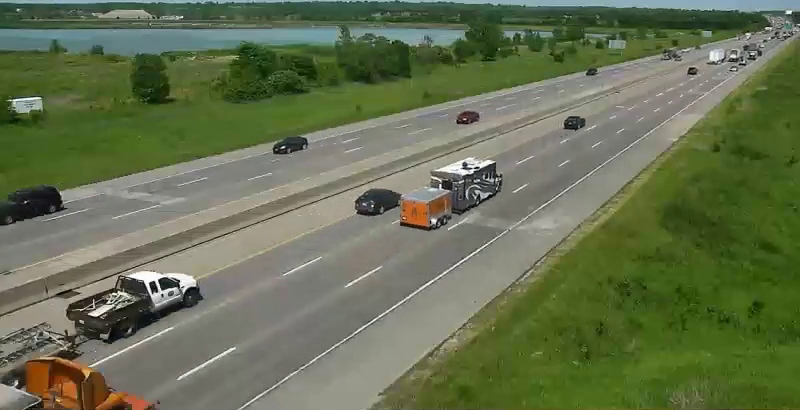
#> input picture vanishing_point/images/ai_city.png, 800 x 410 px
$ python main.py
#> lines starting #> are read from the running program, lines starting #| are printed output that depends on the picture; pictures that were not available may be replaced by others from this repository, and a replacement may not be noted
### vanishing_point/lkt_lines.py
import numpy as np
import cv2 as cv


def get_lkt_lines():
    all_line_segments = []

    cap = cv.VideoCapture("/home/akadar/Desktop/HelpPython/vanishing_point/videos/2.mp4")

    # params for ShiTomasi corner detection
    feature_params = dict( maxCorners = 100,
                           qualityLevel = 0.3,
                           minDistance = 7,
                           blockSize = 7 )

    # Parameters for lucas kanade optical flow
    lk_params = dict( winSize  = (15, 15),
                      maxLevel = 2,
                      criteria = (cv.TERM_CRITERIA_EPS | cv.TERM_CRITERIA_COUNT, 10, 0.03))

    # Create some random colors
    color = np.random.randint(0, 255, (100, 3))

    # Take first frame and find corners in it
    ret, old_frame = cap.read()
    old_gray = cv.cvtColor(old_frame, cv.COLOR_BGR2GRAY)
    p0 = cv.goodFeaturesToTrack(old_gray, mask = None, **feature_params)

    # Create a mask image for drawing purposes
    mask = np.zeros_like(old_frame)

    while(1):
        ret, frame = cap.read()
        if not ret:
            print('No frames grabbed!')
            break

        frame_gray = cv.cvtColor(frame, cv.COLOR_BGR2GRAY)

        # calculate optical flow
        p1, st, err = cv.calcOpticalFlowPyrLK(old_gray, frame_gray, p0, None, **lk_params)

        # Select good points
        if p1 is not None:
            good_new = p1[st==1]
            good_old = p0[st==1]

        # draw the tracks
        for i, (new, old) in enumerate(zip(good_new, good_old)):
            a, b = new.ravel()
            c, d = old.ravel()
            mask = cv.line(mask, (int(a), int(b)), (int(c), int(d)), color[i].tolist(), 2)
            all_line_segments.append((int(a), int(b), int(c), int(d)))
            frame = cv.circle(frame, (int(a), int(b)), 5, color[i].tolist(), -1)
        img = cv.add(frame, mask)

        # [6 lines of commented-out code are left out]
        old_gray = frame_gray.copy()
        p0 = good_new.reshape(-1, 1, 2)

    cv.destroyAllWindows()

    return all_line_segments

### vanishing_point/main.py
import cv2
import math
import numpy as np
import matplotlib.pyplot as plt
from vanish_point import RANSAC

from lkt_lines import get_lkt_lines


def cartesian_to_polar(xy_line):
    # https://math.stackexchange.com/questions/1382437/line-segment-equation-in-polar-coordinates
    x1, y1, x2, y2 = xy_line
    rho = abs((x2-x1)*y1 - x1*(y2-y1)) / math.sqrt((x2-x1)**2 + (y2-y1)**2)
    theta = -(x2-x1) / (y2-y1)
    return np.array([[rho, theta]])


if __name__ == "__main__":
    # Read image
    img = cv2.imread('images/ai_city.png')
#> img is the input picture: shape (410, 800, 3); mean B, G, R 80.5, 111.8, 101.9

    img_gray = cv2.cvtColor(img, cv2.COLOR_BGR2GRAY)
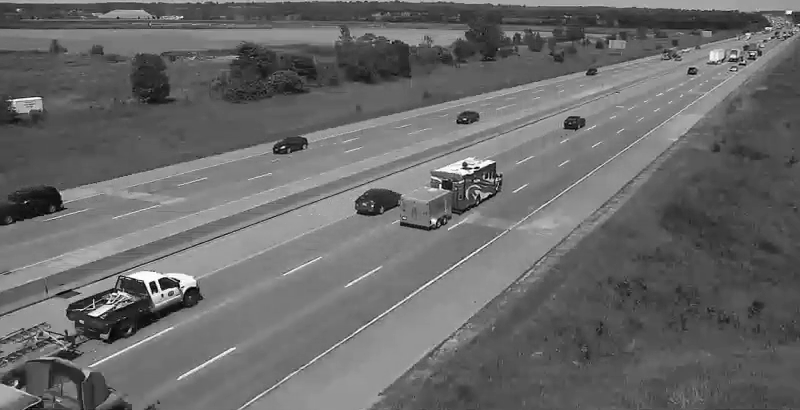
#> img_gray: shape (410, 800); min 0, max 255, mean 105.2
    edges = np.zeros_like(img_gray)

    all_line_segments = get_lkt_lines()
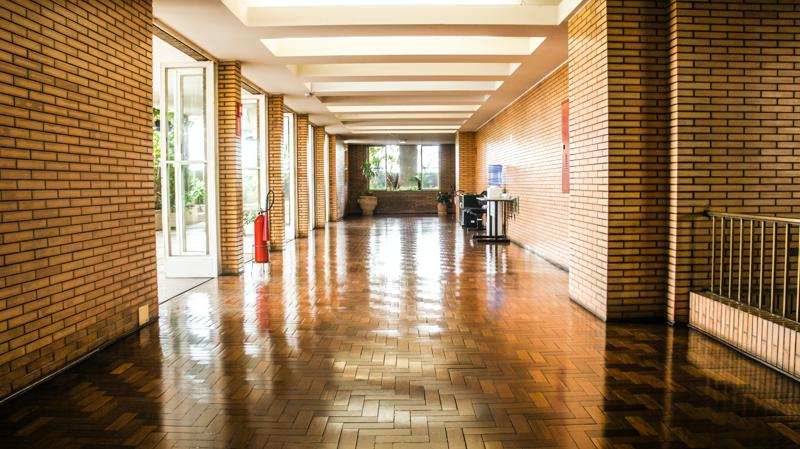
#> input picture vanishing_point/images/img1.jpg, 800 x 449 px, given in place of 2.mp4, which was not available
#> in get_lkt_lines, old_frame is the input picture: shape (449, 800, 3); mean B, G, R 89.3, 124.6, 154.8
#> in get_lkt_lines, `old_gray = cv.cvtColor(old_frame, cv.COLOR_BGR2GRAY)`:
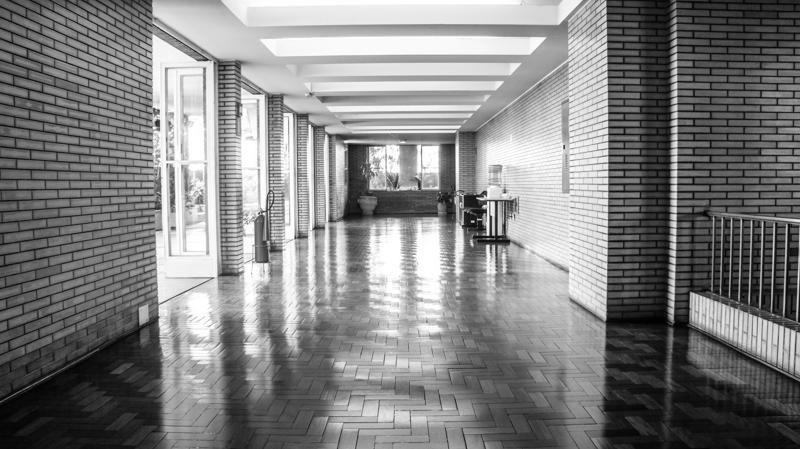
#> old_gray: shape (449, 800); min 0, max 255, mean 129.6
#> in get_lkt_lines, `p0 = cv.goodFeaturesToTrack(old_gray, mask = None, **feature_params)`: p0 = 100 rows, first 8: [486, 234], [494, 202], [484, 207], [264, 212], [484, 193], [500, 234], [692, 294], [489, 245]
#> in get_lkt_lines, `p1, st, err = cv.calcOpticalFlowPyrLK(old_gray, frame_gray, p0, None, ..`: p1 has the same summary as p0; st = 100 values from 1 to 1; err = 100 values from 0 to 0
#> in get_lkt_lines, `good_new = p1[st==1]`: good_new = 100 pairs, first value 157 to 798, second value 40 to 334
#> in get_lkt_lines, `good_old = p0[st==1]`: good_old has the same summary as good_new
#> the loop in get_lkt_lines, `for i, (new, old) in enumerate(zip(good_new, good_old)):` made 100 passes
#> (a, b, c, d) on passes 1 to 12: (486, 234, 486, 234), (494, 202, 494, 202), (484, 207, 484, 207), (264, 212, 264, 212), (484, 193, 484, 193), (500, 234, 500, 234), (692, 294, 692, 294), (489, 245, 489, 245), (157, 128, 157, 128), (674, 127, 674, 127), (674, 185, 674, 185), (673, 214, 673, 214)
#> after the loop in get_lkt_lines, `for i, (new, old) in enumerate(zip(good_new, good_old)):`:
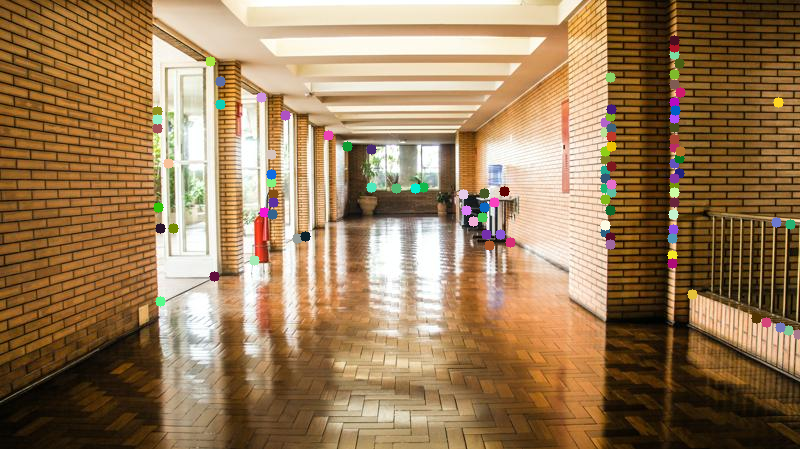
#> frame: shape (449, 800, 3); mean B, G, R 89.7, 124.4, 154.1
#> after the loop in get_lkt_lines, `for i, (new, old) in enumerate(zip(good_new, good_old)):`:
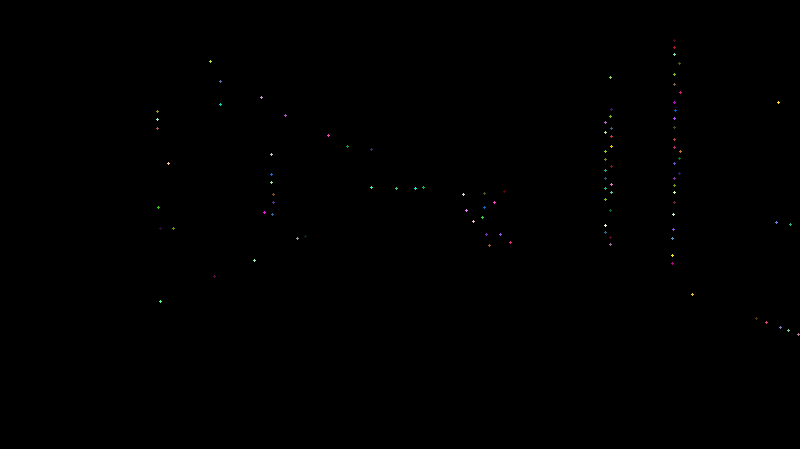
#> mask: shape (449, 800, 3); mean of channels 0, 1, 2 0.2, 0.2, 0.2; drawn as B, G, R
#> after the loop in get_lkt_lines, `for i, (new, old) in enumerate(zip(good_new, good_old)):`: all_line_segments = 100 items, first 6: (486, 234, 486, 234), (494, 202, 494, 202), (484, 207, 484, 207), (264, 212, 264, 212), (484, 193, 484, 193), (500, 234, 500, 234)

    # Fill edges
    for line in all_line_segments:
        x1, y1, x2, y2 = line
        if x1 > 799 or x2 > 799 or y1 > 409 or y2 > 409:
            print(line)
            continue
        edges[y1][x1] = 255
        edges[y2][x2] = 255

    # Apply probabilistic hough line transform
    lines2 = cv2.HoughLinesP(edges, 2, np.pi / 180.0, 50, minLineLength=10, maxLineGap=100)
    lines = cv2.HoughLines(edges, 1, np.pi / 120, 55)

    # Draw lines on the detected points
    for line in lines2:
        x1, y1, x2, y2 = line[0]
        cv2.line(img, (x1, y1), (x2, y2), (0, 0, 255), 1)

    cv2.imshow("Edges", edges)

    # [9 lines of commented-out code are left out]
    valid_lines = []
    # Remove horizontal and vertical lines as they would not converge to vanishing point
    for line in lines:
        rho,theta = line[0]
        if (theta>0.4 and theta < 1.47) or (theta > 1.67 and theta < 2.74):
            valid_lines.append(line)

    ransac_iterations, ransac_threshold, ransac_ratio = 350, 13, 0.93
    vanishing_point = RANSAC(valid_lines, ransac_iterations, ransac_threshold, ransac_ratio)
    print(vanishing_point)
    # vanishing_point = (100, 100)

    cv2.circle(img, vanishing_point, 3, (0, 255, 0), thickness=3)

    cv2.imshow("Image", img)

    while True:
        key = cv2.waitKey(1)
        if key == 27:
            break

    cv2.destroyAllWindows()
